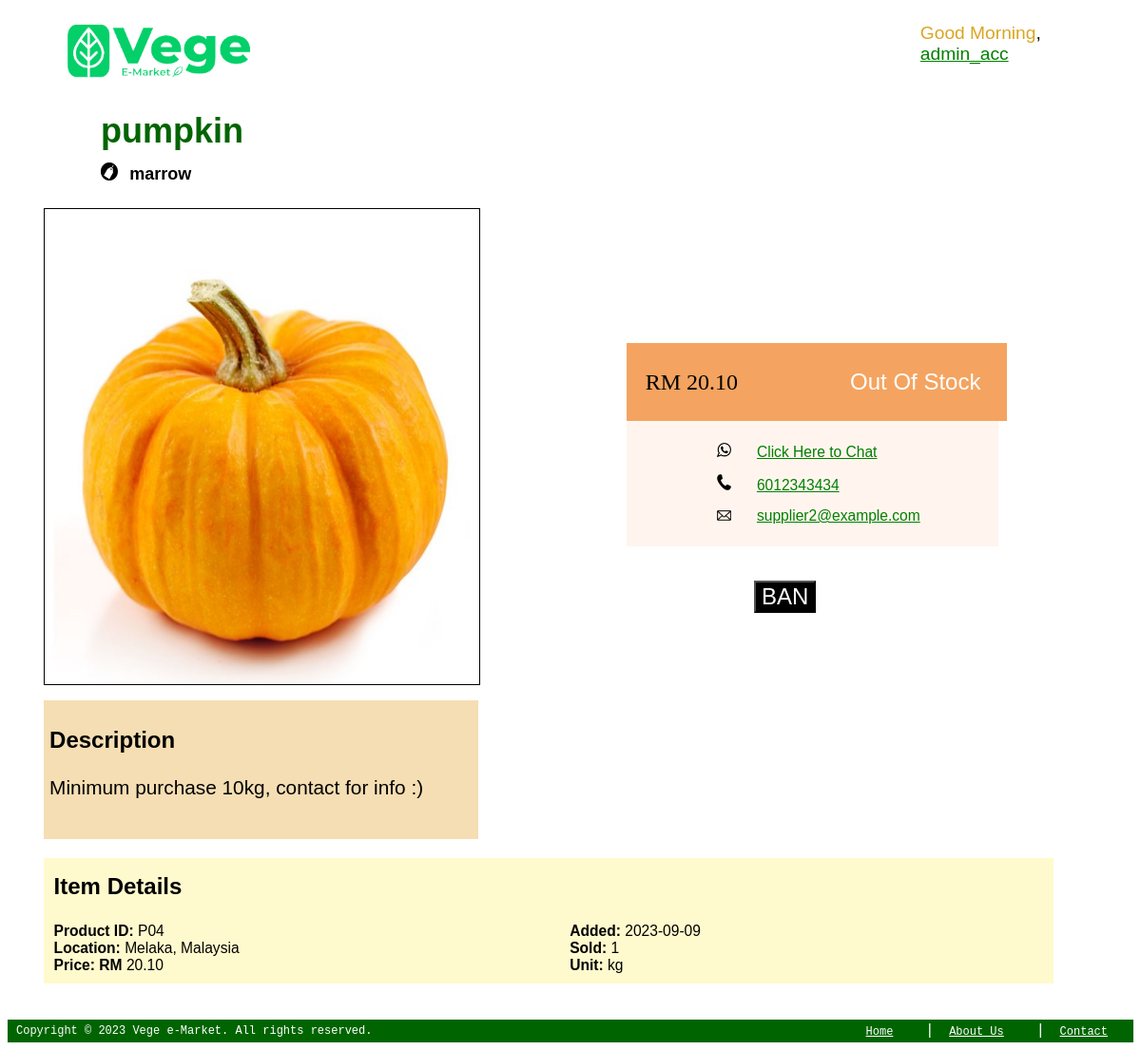
Screenshot of /public/product.php?id=P04 with the database file from the repository.
### tables this page shows
CREATE TABLE IF NOT EXISTS `users` (
  `userID` varchar(100) NOT NULL,
  `userName` varchar(100) NOT NULL,
  `gender` varchar(10) NOT NULL,
  `email` varchar(100) NOT NULL,
  `phone` varchar(100) NOT NULL,
  `birthday` date NOT NULL,
  `password` varchar(100) NOT NULL,
  `role` varchar(10) NOT NULL,
  `accStatus` varchar(255) DEFAULT 'active',
  PRIMARY KEY (`userID`)
);

CREATE TABLE IF NOT EXISTS `products` (
  `productID` varchar(100) NOT NULL,
  `productName` varchar(100) NOT NULL,
  `priceLabel` float(255,2) NOT NULL,
  `availabilityStatus` varchar(100) NOT NULL,
  `description` text NOT NULL,
  `location` varchar(255) NOT NULL,
  `addDate` date NOT NULL,
  `unit` varchar(10) NOT NULL,
  `category` varchar(100) NOT NULL,
  `imgPath` varchar(255) NOT NULL,
  `userID` varchar(100) NOT NULL,
  PRIMARY KEY (`productID`),
  KEY `userID` (`userID`)
);

### modules/config.php (called while the page is built, shortened)
<?php
    $role='admin'; $user_id='U03';
?>

### public/product.php (the view, shortened to what this page needs)
<?php
    require '../modules/config.php';
    $failed_template = '<center><iframe name="Product Not Found" loading="lazy" src="../templates/not_found.php" frameborder="0" width="100%" height="50%"></iframe></center>';
    if ($role!=""){
        include '../includes/header.php';
    }
    if (isset($_GET['id'])){
        $id=$_GET['id'];
    }else{
        echo $failed_template;
        die;
    }
    $sql = "SELECT products.productName, products.category, products.priceLabel, products.availabilityStatus, users.userID as supplierID, users.userName as supplierName, users.email, users.phone,
            products.description, products.productID, products.location, products.addDate, products.unit, COUNT(*) as sold, products.imgPath
            FROM products
            LEFT JOIN users ON users.userID = products.userID
            LEFT JOIN orders_products on products.productID=orders_products.productID
            WHERE products.productID='$id' AND availabilityStatus!='deleted'";
    $product= mysqli_query($conn, $sql);
    $product_detail=mysqli_fetch_array($product);
?>
<!DOCTYPE html>
<html lang="en">
<head>
    <link rel="stylesheet" href="../styles/title.css">
</head>
<body>
    <table class="product-container">
        <tr class="product-first-container">
            <td class="product-left-part">
                <h1 id="title" style="font-size: 3vw;" contenteditable="false"><?php echo $product_detail['productName']; ?></h1>
                <div class="product-info-container">
                    <div class="product-info-left">
                        <img id="product-category-icon" src="../images/category.png" alt="Category: " width="3%"><a id="product-category" style="font-size: 1.5vw;"><?php echo $product_detail['category']; ?></a><br>
                        <img src="../assets/<?php echo $product_detail['imgPath']; ?>" alt="No Product Picture" class="product-pic" width="900vw" height="500vw" ><br>
                        <div id="Description">
                            <h3 class="product-card-title">Description<?php if ($role=="supplier" && $user_id==$product_detail['supplierID']){ ?>
                            <?php } ?></h3>
                            <p class="desc-text" id="description"><?php echo $product_detail['description']; ?></p>
                            <button class="save-button" id="save-button-description" onclick="saveEdit('description', 'description')">SAVE</button><br>
                        </div><br>
                    </div>
                </div>
            </td>
            <td class="product-right-part">
                <div class="product-right-card">
                    <div class="price">RM <span id="priceLabel"><?php echo $product_detail['priceLabel']; ?></span>
                    <?php if ($role=="supplier" && $user_id==$product_detail['supplierID']){ ?>
                        <img class="edit-button" src="../images/edit.png" alt="edit" width="5%"onclick="editMode('priceLabel')">
                        <button class="save-button" id="save-button-priceLabel" onclick="saveEdit('priceLabel', 'priceLabel')">SAVE</button><br>
                    <?php } ?></div>
                    <?php if ($role=="supplier" && $user_id==$product_detail['supplierID']){ ?>
                        <div class="availability" id="status" style="cursor: pointer;" onclick="showStatusOption()"><?php echo ucwords($product_detail['availabilityStatus']);?></div>
                        <div id="availability-status-dropdown" class="availability-status-dropdown-content">
                            <p>Change your product's availability</p>
                            <a href="<?php echo "../modules/save_edit.php?id=$id&col=availabilityStatus&new=available"; ?>">Available</a><br><br>
                            <a href="<?php echo "../modules/save_edit.php?id=$id&col=availabilityStatus&new=out%20of%20stock"; ?>">Out of Stock</a><br> &nbsp;
                        </div>
                    <?php }else{ ?>
                        <div class="availability" id="status" style="cursor: default;"><?php echo ucwords($product_detail['availabilityStatus']);?></div>
                    <?php } ?>
                </div>
                <div class="product-contacts">
                    <div class="product-contact"><img class="contact-icon" src="../images/whatsapp.png" alt="phone"><a class="contact" href="https://api.whatsapp.com/send?phone=<?php echo $product_detail['phone']; ?>" target="_blank">Click Here to Chat</a></div>
                    <div class="product-contact"><img class="contact-icon" src="../images/phone1.png" alt="phone"><a class="contact" href="tel:+<?php echo $product_detail['phone']; ?>"><?php echo $product_detail['phone']; ?></a></div>
                    <div class="product-contact"><img class="contact-icon" src="../images/email.png" alt="phone"><a class="contact" href="mailto:<?php echo $product_detail['email']; ?>"><?php echo $product_detail['email']; ?></a></div>
                </div>
                <?php if ($role=="admin"){ ?>
                    <?php if ($product_detail['availabilityStatus']!="banned"){ ?>
                        <button class="product-button" id="ban" onclick="chgStatus('product', '<?php echo $id; ?>', 'ban')">BAN</button>
                    <?php }else{ ?>
                        <button class="product-button" id="unban" onclick="chgStatus('product', '<?php echo $id; ?>', 'unban')">UNBAN</button>
                    <?php } ?>
                <?php } else if ($role=="consumer"){ ?>
                    <?php if ($product_detail['availabilityStatus'] != "available"){ ?>
                        <button class="product-button" id="add-to-cart" style="cursor: not-allowed;" title="This product is unavailable" disabled>ADD TO CART</button>
                    <?php }else{
                        $add_cart = "../modules/add_cart.php?id=$id"; ?>
                        <button class="product-button" id="add-to-cart" onclick="window.location.href='<?php echo $add_cart; ?>';">ADD TO CART</button>
                    <?php } ?>
                <?php }else if ($role=="supplier" && $user_id==$product_detail['supplierID']){ ?>
                    <button class="product-button" id="delete-item" onclick="dltItem('<?php echo $id ?>');">DELETE</button>
                <?php } ?>
            </td>
        </tr>
        <tr class="product-second-container">
            <td colspan="2" class="product-item-detail">
                <h3 class="product-card-title">Item Details</h3>
                <div class="item-details-container">
                    <div id="left">
                        <span class="detail"><b>Product ID:</b> <?php echo $id; ?></span><br>
                        <span class="detail"><b>Location:</b> <?php echo $product_detail['location']; ?></span><br>
                        <span class="detail"><b>Price: RM </b><?php echo $product_detail['priceLabel']; ?></span>
                    </div>
                    <div id="right">
                        <span class="detail"><b>Added:</b> <?php echo $product_detail['addDate']; ?></span><br>
                        <span class="detail"><b>Sold:</b> <?php echo $product_detail['sold']; ?></span><br>
                        <span class="detail"><b>Unit:</b> <?php echo $product_detail['unit']; ?></span>
                    </div>
                </div>
            </td>
        </tr>
    </table>
</body>
</html>
<?php include '../includes/footer.php'; ?>

### includes/header.php (shortened to what this page needs)
<?php
    require '../modules/config.php';
    $read_sql = "SELECT userName FROM users WHERE userID='$user_id'";
    $user_info=mysqli_fetch_array(mysqli_query($conn, $read_sql));
    $username=$user_info['userName'];
?>
<header>
    <div class="header_logo">
        <a href="../index.php" title="Vege e-Market"><img src="../images/logo.png" alt="Vege e-Market" height="60vh"></a>
    </div>
    <div class="header_welcome">
        <span id="header_greeting">Welcome</span>, <br> <a class="username-dropdown-btn" onclick="displayUsernameDropdown()"><?php echo $username; ?></a><br>
    </div>
</header>

### styles/title.css (style rules this page uses)
#title { margin-left: 5vw; line-height:50%; clear: both; font-family: 'Franklin Gothic Medium', 'Arial Narrow', Arial, sans-serif; color: darkgreen; }

### includes/header.php (style rules this page uses)
div.header_logo { float: left; margin-left: 5%; }
div.header_welcome { float: right; margin-right: 4%; }
header { margin-top: 2%; font-size: 120%; font-family: 'Franklin Gothic Medium', 'Arial Narrow', Arial, sans-serif; }
div.header_welcome > a { text-decoration: underline; color: green; cursor: pointer; font-family: 'Franklin Gothic Medium', 'Arial Narrow', Arial, sans-serif; margin-right: 7vw; }

### public/product.php (style rules this page uses)
h1#title { color: darkgreen; }
button.product-button { margin-left: 30%; margin-top: 8%; font-size: 2vw; color: white; background-color: black; cursor: pointer; border-radius: 0%; width: max-content; max-width: 40%; }
.product-first-container { width: 100%; overflow: hidden; }
.product-first-container > td { min-width: 50%; max-width: 50%; overflow: hidden; }
.product-second-container { width: 80%; background-color: lemonchiffon; }
.product-second-container > td { width: 80%; min-width: 80%; padding: 1%; }
table.product-container { margin-left: 3vw; max-width: 90%; }
div#Description { background-color: wheat; max-width: 74%; max-height: 50%; padding-left: 1%; padding-top: 0.3%; padding-bottom: 0.5%; }
img.product-pic { margin-top: 3vh; border: 1px solid; margin-bottom: 2vh; max-height: 10%; max-width: 75%; min-width: 30%; }
td.product-left-part { max-width: 50%; width: 90%; padding: 0; }
td.product-right-part > .product-right-card { background-color: sandybrown; padding: 20px; width: 30vw; text-align: center; display: flex; justify-content: space-between; align-items: center; }
a#product-category { font-family: 'Gill Sans', 'Gill Sans MT', Calibri, 'Trebuchet MS', sans-serif; font-weight: bold; }
.product-right-card > .price { font-family: Georgia, 'Times New Roman', Times, serif; font-size: 2vw; color: black; padding: 5px 0; border-radius: 5px 5px 0 0; }
img.contact-icon { margin-right: 10%; width: 5.5%; }
.availability { color: white; padding: 2%; border-radius: 5%; font-family: 'Trebuchet MS', 'Lucida Sans Unicode', 'Lucida Grande', 'Lucida Sans', Arial, sans-serif; width: max-content; font-size: 2vw; }
div.product-contacts { clear: both; padding: 3.5%; background-color: seashell; width: 30vw; }
div.product-contact { font-family: Arial, Helvetica, sans-serif; padding: 2%; margin-left: 20%; }
div.item-details-container { display: flex; justify-content: space-between; margin-right: 30vw; }
img#product-category-icon { margin-left: 5vw; margin-right: 1vw; }
h3.product-card-title { padding-top: 0.5%; font-family: Verdana, Geneva, Tahoma, sans-serif; font-size: 2vw; }
span.detail { font-family: 'Lucida Sans', 'Lucida Sans Regular', 'Lucida Grande', 'Lucida Sans Unicode', Geneva, Verdana, sans-serif; font-size: 1.3vw; }
p.desc-text { font-family: 'Lucida Sans', 'Lucida Sans Regular', 'Lucida Grande', 'Lucida Sans Unicode', Geneva, Verdana, sans-serif; font-size: 130%; }
h1#title { display: inline-block; }
div.price { display: inline-block; }
a.contact { color: green; font-size: 1.3vw; padding-bottom: 10%; }

### rows the page displays
users: userName "admin_acc"
products: productName "pumpkin", category "marrow", imgPath (picture), description "Minimum purchase 10kg, contact for info :)", priceLabel "20.10", availabilityStatus "Out Of Stock", userID.phone "6012343434", userID.email "supplier2@example.com", location "Melaka, Malaysia", addDate "2023-09-09", unit "kg"

### other values shown
$id "P04"
$product_detail['sold'] "1"
